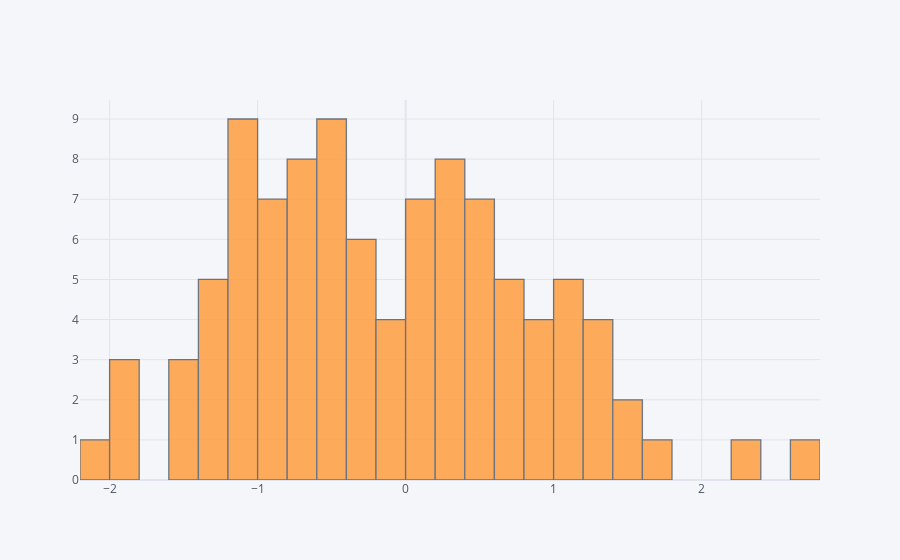

The code cell stored with this chart in its notebook:
### Markdown cell above
## histogram

### Code cell
df['A'].iplot(kind='hist',bins=25)

### Figure 1 — Plotly figure (JSON) as saved in the notebook; plotly's stock layout.template omitted (floating-point values rounded to 4 significant figures)
{"data": [{"histfunc": "count", "histnorm": "", "marker": {"color": "rgba(255, 153, 51, 1.0)", "line": {"color": "#4D5663", "width": 1.3}}, "name": "A", "nbinsx": 25, "opacity": 0.8, "orientation": "v", "type": "histogram", "x": [-0.1378, -1.993, -0.9545, 1.401, -1.132, -1.362, -0.9084, 1.33, 0.8058, -0.6898, -2.095, 0.478, 0.7541, 1.089, -1.945, 0.9976, 0.5396, -0.4238, 0.7187, 2.661, 0.5419, 0.4817, 0.0001668, -1.435, 0.7716, 0.7457, -0.3654, -1.017, 0.3094, -1.33, -0.3821, 1.071, -0.2417, 1.016, 0.3484, -0.4192, 0.06174, -1.433, 0.3259, -1.35, -0.7095, 1.01, -1.111, 0.2167, 0.05048, 1.698, 0.4829, -0.0907, 0.8532, -0.8942, -0.4246, -1.566, -0.1773, -0.9075, 0.01524, 0.1718, -0.423, -0.774, -1.021, -0.6325, 0.1082, -0.3497, 0.3306, -1.011, -0.7222, -0.5333, -0.7768, 1.194, 1.269, -1.017, -1.177, -0.424, -0.3945, -1.361, -0.8634, 0.7227, -1.071, -0.7011, 1.215, -0.2808, 0.4366, 1.315, 1.572, 2.381, -1.067, -0.05359, 0.5977, -0.5419, -0.8922, 0.3281, 0.8812, -0.664, -0.4073, -0.574, 0.03339, -1.391, 0.2093, -1.818, 0.2008, -0.8381]}], "layout": {"barmode": "overlay", "legend": {"bgcolor": "#F5F6F9", "font": {"color": "#4D5663"}}, "paper_bgcolor": "#F5F6F9", "plot_bgcolor": "#F5F6F9", "title": {"font": {"color": "#4D5663"}}, "xaxis": {"gridcolor": "#E1E5ED", "showgrid": true, "tickfont": {"color": "#4D5663"}, "title": {"font": {"color": "#4D5663"}, "text": ""}, "zerolinecolor": "#E1E5ED"}, "yaxis": {"gridcolor": "#E1E5ED", "showgrid": true, "tickfont": {"color": "#4D5663"}, "title": {"font": {"color": "#4D5663"}, "text": ""}, "zerolinecolor": "#E1E5ED"}}}
